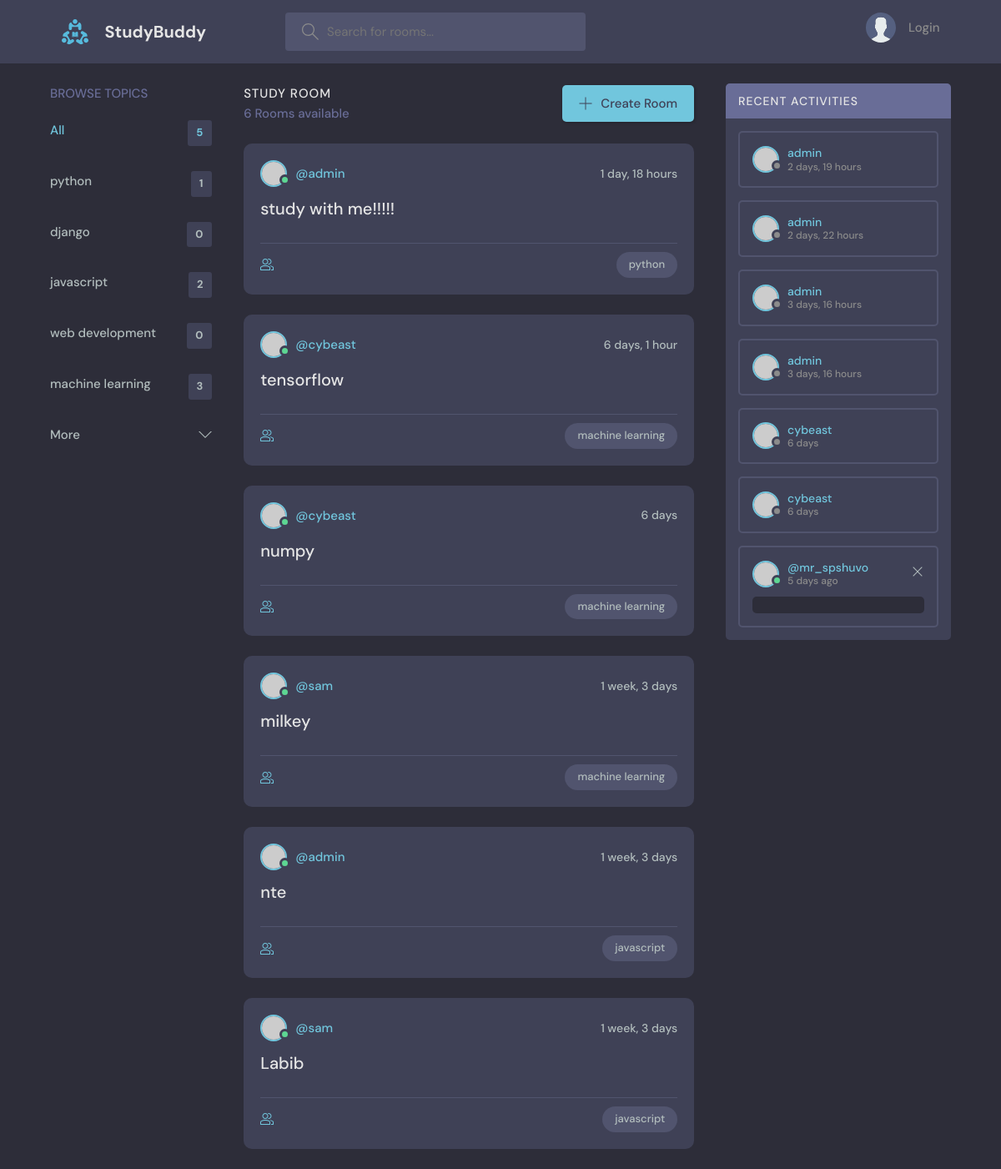
The page / on the database its author committed.
### polls/models.py (models this page shows, shortened)
class Topic(models.Model):
    name = models.CharField(max_length=200)

class Room(models.Model):
    host = models.ForeignKey(User, on_delete=models.SET_NULL, null=True)
    topic = models.ForeignKey(Topic, on_delete=models.SET_NULL, null=True)
    name = models.CharField(max_length=200)
    description = models.TextField(null=True, blank=True)
    particpents = models.ManyToManyField(User, 'participents', blank=True)
    updated = models.DateTimeField(auto_now=True)
    created = models.DateTimeField(auto_now_add=True)
    class Meta:
        ordering = ['-updated', '-created']

class Massage(models.Model):
    user = models.ForeignKey(User, on_delete=models.CASCADE)
    room = models.ForeignKey(Room, on_delete=models.CASCADE)
    body = models.TextField()
    updated = models.DateTimeField(auto_now=True)
    created = models.DateTimeField(auto_now_add=True)
    class Meta:
        ordering = ['-updated', '-created']
    def __str__(self):
        return self.body[0:50]

### polls/views.py (the view)
# urls.py: path('', views.index, name='index'),
def index(request):
    q = request.GET.get('q') if request.GET.get('q') != None else ''
    rooms = Room.objects.filter(Q(topic__name__icontains=q)
                                | Q(name__icontains=q)
                                | Q(description__icontains=q))
    topics = Topic.objects.all()
    room_count = rooms.count()
    room_messages =Massage.objects.filter(Q(room__topic__name__icontains=q))
    context = {'rooms': rooms, 'topics': topics, 'room_count': room_count, 'room_messages':room_messages}
    return render(request, 'polls/home.html', context)

### polls/templates/polls/home.html (shortened to what this page needs)
{% extends 'main.html'%} {% block content %}
<main class="layout layout--3">
  <div class="container">
    {% include 'polls/topic_component.html'%}
    <div class="roomList">
      <div class="roomList__header">
        <div>
          <h2>Study Room</h2>
          <p>{{room_count}} Rooms available</p>
        </div>
        <a class="btn btn--main" href="create-room.html">
          <svg
            version="1.1"
            xmlns="http://www.w3.org/2000/svg"
            width="32"
            height="32"
            viewBox="0 0 32 32"
          >
            <title>add</title>
            <path
              d="M16.943 0.943h-1.885v14.115h-14.115v1.885h14.115v14.115h1.885v-14.115h14.115v-1.885h-14.115v-14.115z"
            ></path>
          </svg>
          Create Room
        </a>
      </div>
      {% include 'polls/feed-component.html' %}
    </div>
    {% include 'polls/activity_component.html'%}
  </div>
</main>
{% endblock content %}

### polls/templates/polls/topic_component.html
<div class="topics">
    <div class="topics__header">
      <h2>Browse Topics</h2>
    </div>
    <ul class="topics__list">
      <li>
        <a href="{% url 'index'%}" class="active">All <span>{{topics.count}}</span></a>
      </li>
      {% for topic in topics %}
      <li>
        <a href="{% url 'index'%}?q={{topic.name}}">{{topic.name}}<span>{{topic.room_set.count}}</span></a>
        {% endfor %}
    <a class="btn btn--link" href="topics.html">
      More
      <svg
        version="1.1"
        xmlns="http://www.w3.org/2000/svg"
        width="32"
        height="32"
        viewBox="0 0 32 32"
      >
        <title>chevron-down</title>
        <path d="M16 21l-13-13h-3l16 16 16-16h-3l-13 13z"></path>
      </svg>
    </a>
  </div>

### polls/templates/polls/feed-component.html (shortened to what this page needs)
 {% for room in rooms %}
<div class="roomListRoom">
  <div class="roomListRoom__header">
    <a href="{%url 'user-profile' room.host.id %}" class="roomListRoom__author">
      <div class="avatar avatar--small active">
        <img src="https://randomuser.me/api/portraits/men/11.jpg" />
      </div>
      <span>@{{room.host.username}}</span>
    </a>
    <div class="roomListRoom__actions">
      <span>{{room.created|timesince}}</span>
    </div>
  </div>
  <div class="roomListRoom__content">
    <a href="{% url 'room' room.id %}">{{room.name}}</a>
  </div>
  <div class="roomListRoom__meta">
    <a href="{% url 'room' room.id %}" class="roomListRoom__joined">
    </a>
    <p class="roomListRoom__topic">{{room.topic.name}}</p>
  </div>
</div>
{% endfor %}

### polls/templates/polls/activity_component.html (shortened to what this page needs)
<div class="activities">
  <div class="activities__header">
    <h2>Recent Activities</h2>
  </div>
  {% for message in room_messages %}
  <div class="activities__box">
    <div class="activities__boxHeader roomListRoom__header">
      <a
        href="{% url 'user-profile' message.user.id %}"
        class="roomListRoom__author"
      >
        <div class="avatar avatar--small">
          <img src="https://randomuser.me/api/portraits/women/11.jpg" />
        </div>
        <p>
          {{ message.user }}
          <span>{{message.created| timesince}}</span>
        </p>
      </a>
    </div>
  </div>
  {% endfor %}
  <div class="activities__box">
    <div class="activities__boxHeader roomListRoom__header">
      <a href="profile.html" class="roomListRoom__author">
        <div class="avatar avatar--small active">
          <img src="https://randomuser.me/api/portraits/men/13.jpg" />
        </div>
        <p>
          @mr_spshuvo
          <span>5 days ago</span>
        </p>
      </a>
      <div class="roomListRoom__actions">
        <a href="#">
          <svg
            version="1.1"
            xmlns="http://www.w3.org/2000/svg"
            width="32"
            height="32"
            viewBox="0 0 32 32"
          >
            <title>remove</title>
            <path
              d="M27.314 6.019l-1.333-1.333-9.98 9.981-9.981-9.981-1.333 1.333 9.981 9.981-9.981 9.98 1.333 1.333 9.981-9.98 9.98 9.98 1.333-1.333-9.98-9.98 9.98-9.981z"
            ></path>
          </svg>
        </a>
      </div>
    </div>
    <div class="activities__boxContent">
      <div class="activities__boxRoomContent">{{message.body}}</div>
    </div>
  </div>
</div>

### rows shown on the page
Topic: name "python", room_set.count "1"
Topic: name "django", room_set.count "0"
Topic: name "javascript", room_set.count "2"
Topic: name "web development", room_set.count "0"
Topic: name "machine learning", room_set.count "3"
Room: host.username "admin", created "1 day, 18 hours", name "study with me!!!!!", topic.name "python"
Room: host.username "cybeast", created "6 days, 1 hour", name "tensorflow", topic.name "machine learning"
Room: host.username "cybeast", created "6 days", name "numpy", topic.name "machine learning"
Room: host.username "sam", created "1 week, 3 days", name "milkey", topic.name "machine learning"
Room: host.username "admin", created "1 week, 3 days", name "nte", topic.name "javascript"
Room: host.username "sam", created "1 week, 3 days", name "Labib", topic.name "javascript"
Massage: user "admin", created "2 days, 19 hours"
Massage: user "admin", created "2 days, 22 hours"
Massage: user "admin", created "3 days, 16 hours"
Massage: user "admin", created "3 days, 16 hours"
Massage: user "cybeast", created "6 days"
Massage: user "cybeast", created "6 days"

### other values the page prints
{{ topics.count }} "5"
{{ room_count }} "6"
